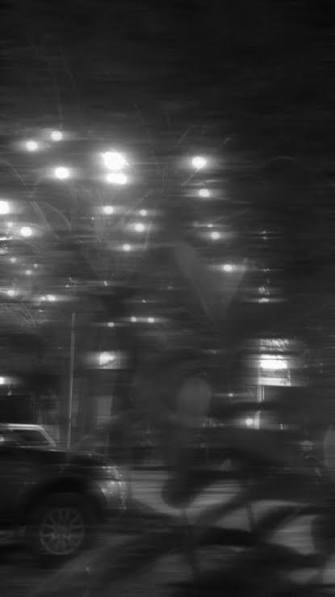
#> input picture EXP-9/images.jpeg, 335 x 597 px, found by its file name
$ python smoothening_sharpening_operation.py
#> lines starting #> are read from the running program, lines starting #| are printed output that depends on the picture
import cv2
import numpy as np
from google.colab.patches import cv2_imshow


# Load the image
image = cv2.imread('/home/saloni/DSIP/EXP-9/images.jpeg')
#> image is the input picture: shape (597, 335, 3); min 7, max 255, mean 52.8


# Define the Gaussian kernel for smoothing
kernel_size = (5, 5)
sigma = 1.5
gaussian_kernel = cv2.getGaussianKernel(kernel_size[0], sigma)
gaussian_kernel = np.outer(gaussian_kernel, gaussian_kernel)


# Apply Gaussian smoothing
smoothed_image = cv2.filter2D(image, -1, gaussian_kernel)


# Define a sharpening kernel
sharpening_kernel = np.array([[-1, -1, -1],
                              [-1, 9, -1],
                              [-1, -1, -1]])


# Apply sharpening
sharpened_image = cv2.filter2D(image, -1, sharpening_kernel)
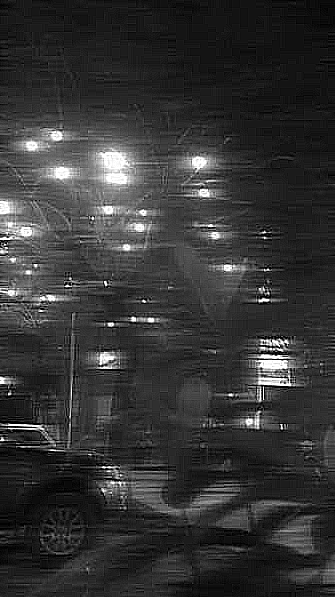
#> sharpened_image: shape (597, 335, 3); min 0, max 255, mean 52.6


# Display the original image, smoothed, and sharpened images
cv2_imshow(image)
cv2_imshow(smoothed_image)
cv2_imshow(sharpened_image)
cv2.waitKey(0)
cv2.destroyAllWindows()

$ run again, with EXP-9/img1.jpg copied over EXP-9/images.jpeg
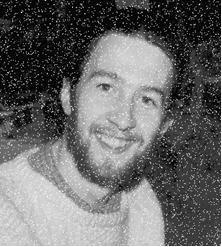
#> input picture EXP-9/img1.jpg, 222 x 247 px, found by its file name
#> image is the input picture: shape (247, 222, 3); min 0, max 255, mean 105.9
#> `smoothed_image = cv2.filter2D(image, -1, gaussian_kernel)`:
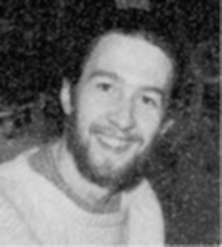
#> smoothed_image: shape (247, 222, 3); min 5, max 221, mean 105.4
#> `sharpened_image = cv2.filter2D(image, -1, sharpening_kernel)`:
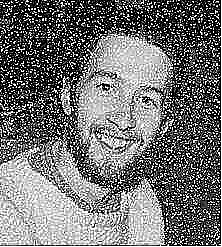
#> sharpened_image: shape (247, 222, 3); min 0, max 255, mean 115.6
